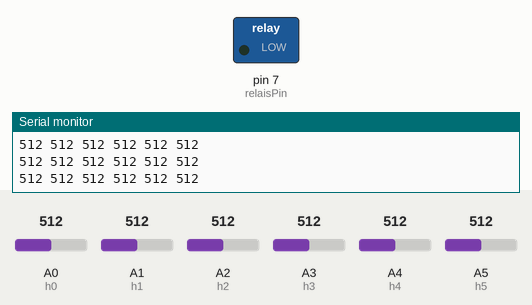
A sketch run on a simulated Arduino Uno, built with avr-gcc and run on an emulated ATmega328P. Shown: switched loads named in the sketch (green lamp = pin HIGH), the last lines printed to the serial monitor. Inputs (shaded band) come from the test bench; at power-on: A0 (h0) = 512, A1 (h1) = 512, A2 (h2) = 512, A3 (h3) = 512, A4 (h4) = 512, A5 (h5) = 512.

Above: at 1.2 s.
1.3 s: A0 (h0) set to 30
At 2.4 s:
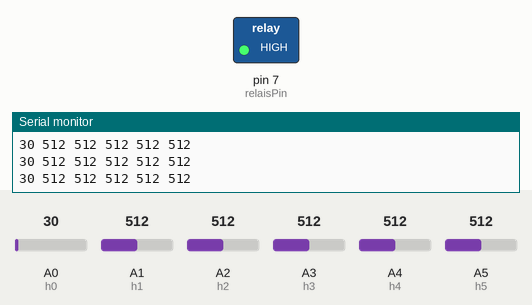
4.3 s: A1 (h1) set to 109
7.3 s: A1 (h1) set to 91
Timing chart, 0 to 16.3 s (numbered marks = the images above; inputs shaded):
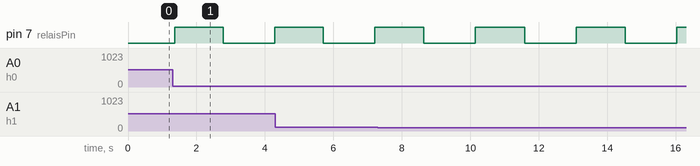

The sketch:

arduino_control_v02.ino
```cpp
/*  Disclaimer
Verion 0.2
Vlad Himcinschi - 21.08.2023

This program is used for powering the Foucault Pendulum placed in the Johannes-Kepler-Gymnasium by Jan Mischke and Vlad Himcinschi.
This program checks its actual state every millisecond. Possible states are:
- DECIDING:     initial state, the coil is turned on (except for the first loop), deciding if the coil should be turned of when pendulum is nearby.
                The program then changes to ACTUATING
- ACTUATING:    when the program has this state, it turns off the coil and puts itself into the WAITING state
- WAITING:      during this state, the pendulum is swinging away from the center of the coil, so it can't be pulled. the waiting time until pulling is turned on
                is a quarter of the pendulums period - 500 ms. After this time the coil is turned on to pull the pendulum to its center
- PULLING:      to avoid pulling to little the pendulum is pulled for a quarter of the pendulums period. Atfer this time the state is set to DECIDING (to decide when to stop)
*/

#define h0 A0                               // hall sensor pins
#define h1 A1
#define h2 A2
#define h3 A3
#define h4 A4
#define h5 A5
const int relaisPin = 7;                    // pin of relais to control the pulling
const int pendulumperiod = 7769;            //  2 Pi * root (L / g)
// bool schub = true; use only for debuging

enum State {                                // possible states of the program while running to do everything on time
  DECIDING,
  ACTUATING,
  WAITING,
  PULLING
};

State currentState = DECIDING;                              // for init
unsigned long previousMillis = 0;                           // for init
const unsigned long pullduration = pendulumperiod/4 - 500;  // in ms, puffer after pulling to prevent pulling to early
const int tolerance = 30;                                   // the tolerance for the sensor input

void setup() {
  pinMode(h0, INPUT);
  pinMode(h1, INPUT);
  pinMode(h2, INPUT);
  pinMode(h3, INPUT);
  pinMode(h4, INPUT);
  pinMode(h5, INPUT);
  pinMode(relaisPin, OUTPUT);
  Serial.begin(9600);
}

void loop() {
  int i0 = abs(analogRead(h0));                 // reading all the hall sensor data (only important sensor is sensor 0, the rest is for analyzing data)
  int i1 = abs(analogRead(h1));
  int i2 = abs(analogRead(h2));
  int i3 = abs(analogRead(h3));
  int i4 = abs(analogRead(h4));
  int i5 = abs(analogRead(h5));
  Serial.print(i0);                             // send it to Serial for Raspi
  Serial.print(" ");
  Serial.print(i1);
  Serial.print(" ");
  Serial.print(i2);
  Serial.print(" ");
  Serial.print(i3);
  Serial.print(" ");
  Serial.print(i4);
  Serial.print(" ");
  Serial.println(i5);
  unsigned long currentMillis = millis();       // get actual time in ms to decide the next step with the following switch

  switch (currentState) {
    case DECIDING:   // deciding if pulling is stopped
      if (abs(i0 - 512) > tolerance) {  //&& schub  !!only for debuging
        currentState = ACTUATING;
        previousMillis = currentMillis;
      } else {
        currentState = DECIDING;
      }
      break;

    case ACTUATING:   // stop the pull
      digitalWrite(relaisPin, HIGH);
      currentState = WAITING;
      break;

    case WAITING:    // wait until the pendulum is allowed to be pulled again and then start the pull
      if (currentMillis - previousMillis >= pendulumperiod / 4 - 500) {
        digitalWrite(relaisPin, LOW);
        currentState = PULLING;
        previousMillis = currentMillis;
      }
      break;

    case PULLING:     // wait for the puffer time after the pulling started to pass to prevent stop pulling to early
      if (currentMillis - previousMillis >= pullduration) {
        currentState = DECIDING;
      }
      break;
  }
}
```

Measured:
- after the input at 1.3 s, pin 7 (relaisPin): LOW → HIGH after 0.06 s, → LOW 1.4 s later, → HIGH 1.5 s later
